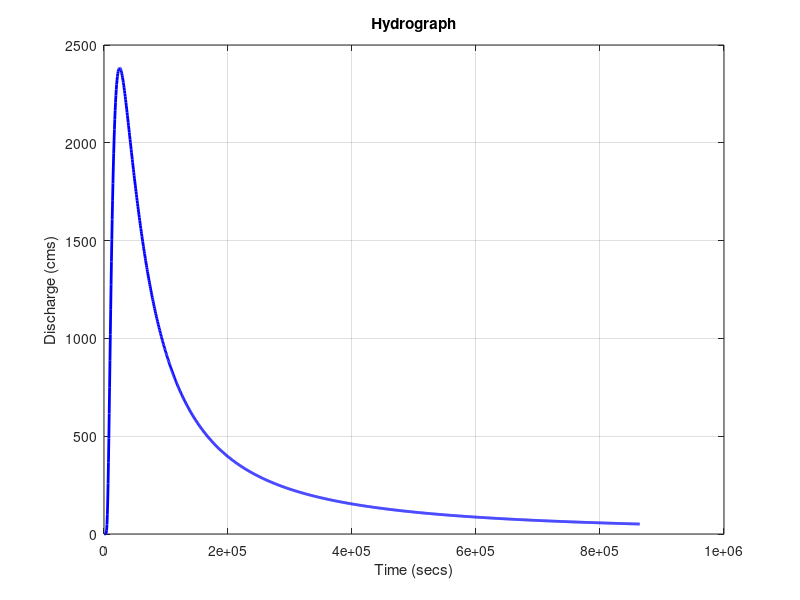

This chart was generated by the following MATLAB code:
% Criss, R. E., & Winston, W. E. (2003). 
% Hydrograph for small basins following intense storms. 
% Geophysical Research Letters, 30(6).

% Parameters
time_lag = 7*3600; % Time lag in seconds
b = 1.5*time_lag; % Time constant in seconds
t = (1/(24*6):1/(24*6):10)*3600*24; % Time series in seconds (time steps = 10 mins) 
Qmax = 2383; % Peak flow (cms)

% Hydrograph calculation
Q = Qmax * (2 * exp(1) * b ./ (3 * t)).^(3/2) .* exp(-b ./ t);

% Plot hydrograph
figure
plot(t, Q, 'b-', 'LineWidth', 2)
xlabel('Time (secs)')
ylabel('Discharge (cms)')
title('Hydrograph')
grid on

print('hydrograph.png','-dpng','-r300')

%% Export hydrograph to watlab format
% Parameters (Important!!!)
inflowLength = 329.977;

% Export process
clipA = zeros(size([t;Q]'));
clipA(:,1) = t-t(1); % time (sec)
clipA(:,2) = -Q'/inflowLength;
fileID = fopen('hydrogramme.txt','w');
fprintf(fileID,'%d\r\n',length(clipA));
fprintf(fileID,'%d % .7f\n', clipA');
fclose(fileID);